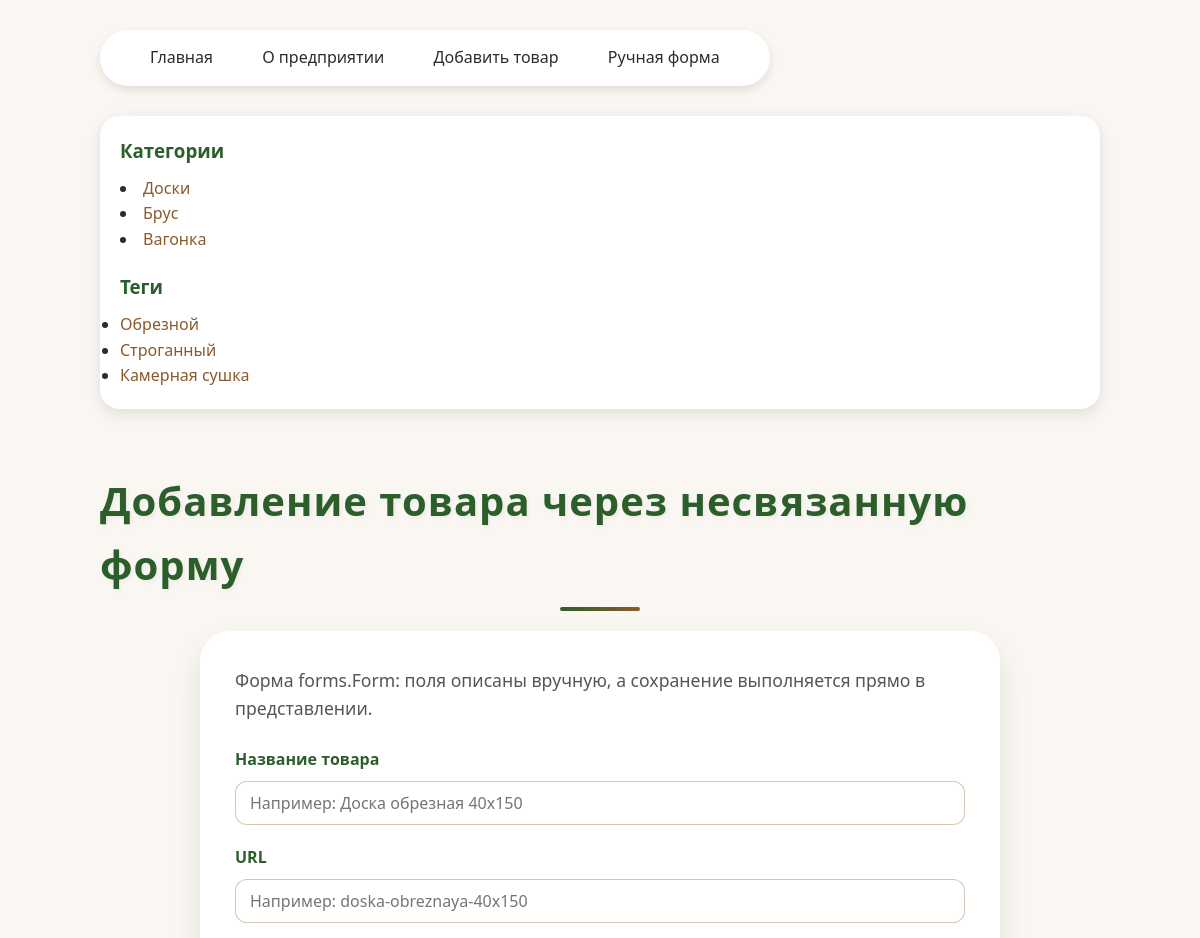
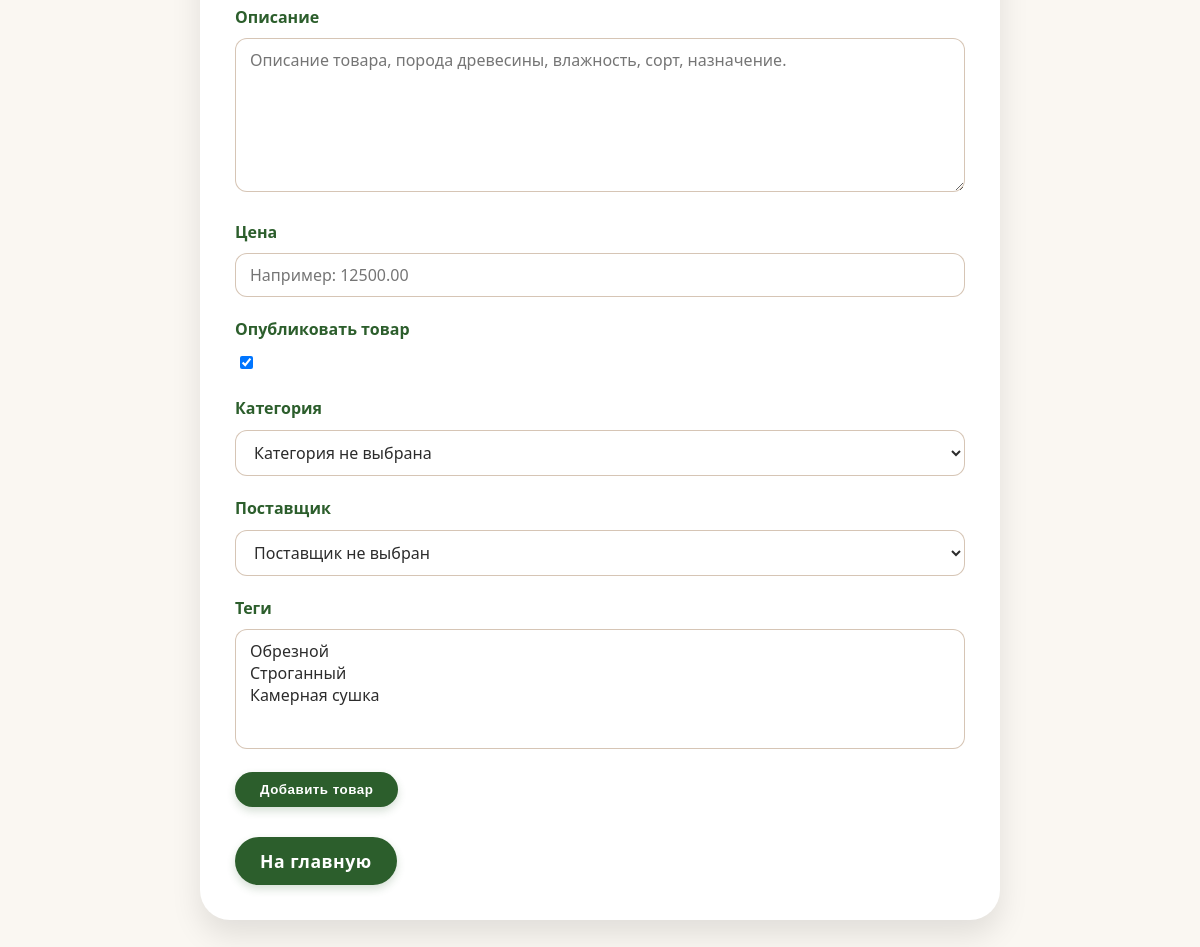
/addpage/raw/, run on the app's committed database (2 pictures, top to bottom).
### lumber/models.py (models this page shows)
class Category(models.Model):
    name = models.CharField(max_length=100, db_index=True, verbose_name="Категория")
    slug = models.SlugField(max_length=255, unique=True, db_index=True, verbose_name="URL")
    class Meta:
        verbose_name = "Категория"
        verbose_name_plural = "Категории"
    def __str__(self):
        return self.name
    def get_absolute_url(self):
        return reverse("category", kwargs={"cat_slug": self.slug})

class Tag(models.Model):
    name = models.CharField(max_length=100, db_index=True, verbose_name="Тег")
    slug = models.SlugField(max_length=255, unique=True, db_index=True, verbose_name="URL")
    class Meta:
        verbose_name = "Тег"
        verbose_name_plural = "Теги"
    def __str__(self):
        return self.name
    def get_absolute_url(self):
        return reverse("tag", kwargs={"tag_slug": self.slug})

### lumber/views.py (the view, shortened to what this page needs)
# urls.py: path("addpage/raw/", views.AddPageRaw.as_view(), name="addpage_raw"),
class AddPageRaw(DataMixin, FormView):
    form_class = ProductRawAddForm
    template_name = "lumber/addpage_raw.html"
    success_url = reverse_lazy("home")
    title_page = "Добавление товара через несвязанную форму"
    def get_context_data(self, **kwargs):
        context = super().get_context_data(**kwargs)
        return self.get_mixin_context(
            context,
            form_description="Форма forms.Form: поля описаны вручную, а сохранение выполняется прямо в представлении.",
            button_text="Добавить товар",
        )

### lumber/models.py (called while the page is built)
    def __str__(self):
        return self.name

### lumber/templatetags/lumber_tags.py (called while the page is built)
@register.inclusion_tag('lumber/list_categories.html')
def show_categories():
    cats = Category.objects.all()
    return {"cats": cats}

@register.inclusion_tag('lumber/list_tags.html')
def show_all_tags():
    tags = Tag.objects.all()
    return {"tags": tags}

### lumber/utils.py (called while the page is built)
    def get_mixin_context(self, context, **kwargs):
        context["menu"] = menu
        context["cat_selected"] = None
        context["tag_selected"] = None
        if self.title_page:
            context["title"] = self.title_page
        context.update(kwargs)
        return context

### lumber/templates/lumber/addpage_raw.html (shortened to what this page needs)
{% extends 'base.html' %}
{% block content %}
    <div class="form-card">
        <p class="form-description">{{ form_description }}</p>
        <form method="post" class="site-form">
            {% for field in form %}
                <div class="form-row">
                    <label class="form-label" for="{{ field.id_for_label }}">{{ field.label }}</label>
                    {{ field }}
                </div>
            {% endfor %}
            <button type="submit" class="btn">{{ button_text }}</button>
        </form>
        <div class="back-link">
            <a class="btn" href="{% url 'home' %}">На главную</a>
        </div>
    </div>
{% endblock %}

### lumber/templates/lumber/list_categories.html
{% for cat in cats %}
    <li><a href="{{ cat.get_absolute_url }}">{{ cat.name }}</a></li>
{% endfor %}

### lumber/templates/lumber/list_tags.html
{% if tags %}
    <div class="tags-sidebar">
        <ul class="tags-list">
            {% for t in tags %}
                <li><a href="{{ t.get_absolute_url }}">{{ t.name }}</a></li>
            {% endfor %}
        </ul>
    </div>
{% endif %}

### lumber/static/lumber/css/style.css (style rules this page uses)
:root { --color-bg: #faf7f2; --color-primary: #2c5e2c; --color-primary-light: #3f7b3f; --color-secondary: #8b5a2b; --color-text: #2c2c2c; --color-text-light: #555; --color-card-bg: #ffffff; --color-shadow: rgba(0, 0, 0, 0.1); --color-error: #b00020; --color-success-bg: #e8f5e9; --color-success-text: #1b5e20; --font-main: "Segoe UI", Roboto, Arial, sans-serif; }
* { margin: 0; padding: 0; box-sizing: border-box; }
body { background-color: var(--color-bg); font-family: var(--font-main); color: var(--color-text); line-height: 1.6; padding: 30px 20px; min-height: 100vh; display: flex; flex-direction: column; align-items: center; }
.sidebar a { color: var(--color-secondary); text-decoration: none; }
.btn { display: inline-block; background-color: var(--color-primary); color: white !important; padding: 10px 25px; border-radius: 30px; text-decoration: none; font-weight: 600; letter-spacing: 0.5px; transition: background-color 0.3s, transform 0.2s; border: none; cursor: pointer; box-shadow: 0 4px 8px rgba(44, 94, 44, 0.2); }
.form-card { background: var(--color-card-bg); border-radius: 30px; padding: 35px; box-shadow: 0 15px 30px var(--color-shadow); max-width: 800px; margin: 0 auto; }
.form-description { color: var(--color-text-light); margin-bottom: 25px; font-size: 1.1rem; }
.site-form { margin-top: 20px; }
.form-row { margin-bottom: 20px; }
.form-label { display: block; font-weight: 600; color: var(--color-primary); margin-bottom: 8px; }
.form-input, .site-form input[type="text"], .site-form input[type="number"], .site-form input[type="email"], .site-form input[type="file"], .site-form textarea, .site-form select { width: 100%; max-width: 100%; padding: 10px 14px; border: 1px solid rgba(139, 90, 43, 0.35); border-radius: 12px; background: #fff; color: var(--color-text); font-family: var(--font-main); font-size: 1rem; }
.site-form input[type="checkbox"] { width: auto; margin-left: 5px; }
.site-form select[multiple] { min-height: 120px; }
.back-link { margin-top: 30px; font-size: 1.1rem; }

### data on the page
Category: name "Доски"
Category: name "Брус"
Category: name "Вагонка"
Tag: name "Обрезной"
Tag: name "Строганный"
Tag: name "Камерная сушка"

### other printed values
{{ item.title }} "Главная" "О предприятии" "Добавить товар" "Ручная форма"
{{ title }} "Добавление товара через несвязанную форму"
{{ field.label }} "Название товара" "URL" "Описание" "Цена" "Опубликовать товар" "Категория" "Поставщик" "Теги"
{{ button_text }} "Добавить товар"
